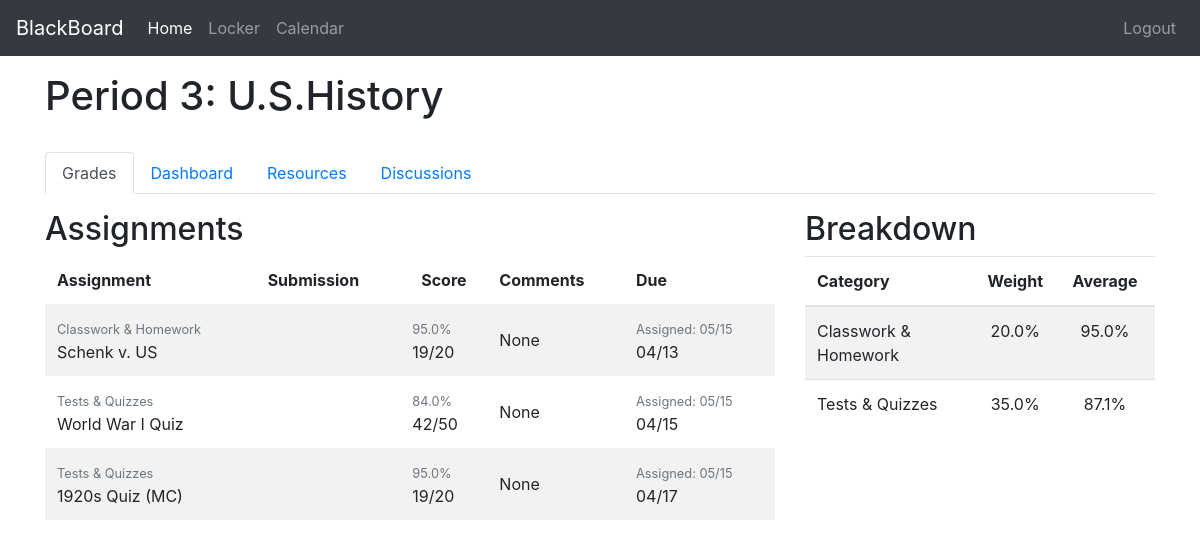
/student/class/grades/f539d41f969241ef9579b24c881683bf (signed in), run on an earlier commit of the app's database.
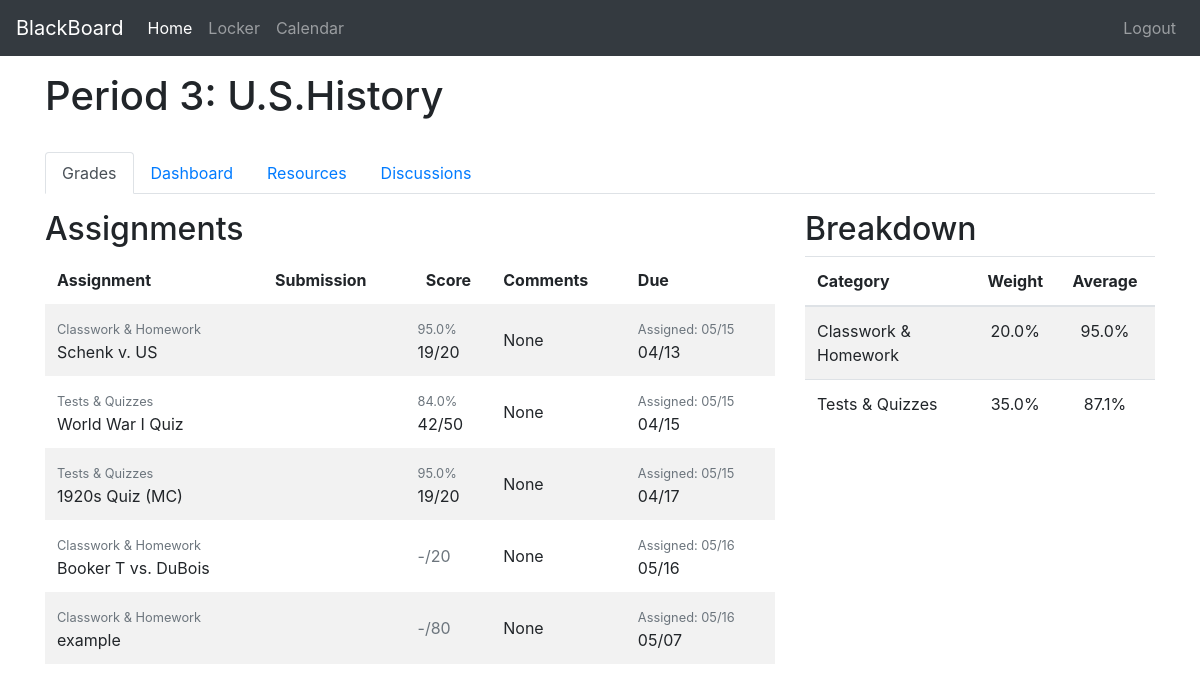
And on a later commit of the database.
### board/models.py (models this page shows, shortened)
class Course(models.Model):
    course_id = models.CharField(max_length=8, primary_key=True)
    course_name = models.CharField(max_length=25)
    class Meta:
        db_table = 'courses'
        order_with_respect_to = 'course_id'

class Assignment(models.Model):
    id = models.UUIDField(primary_key=True, default=uuid.uuid4, editable=False, unique=True)
    assignment_name = models.CharField(max_length=80, unique=False)
    category_id = models.CharField(max_length=100, unique=False)
    assignment_description = models.CharField(max_length=150, unique=False, null=True)
    points = models.IntegerField()
    created = models.DateTimeField(null=True, auto_now=True)
    updated = models.DateTimeField(null=True)
    assigned = models.DateTimeField(null=True)
    due_date = models.DateTimeField(null=True)
    est_completion_time_min = models.IntegerField(null=True, default=None)
    def __str__(self):
        return self.assignment_name
    class Meta:
        db_table = 'assignments'
        order_with_respect_to = 'id'

class Category(models.Model):
    id = models.UUIDField(primary_key=True, default=uuid.uuid4, editable=False, unique=True)
    category_name = models.CharField(max_length=25, unique=False)
    category_description = models.CharField(max_length=150, unique=False, null=True, default=None)
    category_weight = models.DecimalField(decimal_places=3, max_digits=3, null=True)
    def __str__(self):
        return self.category_name
    class Meta:
        db_table = 'categories'

### student/models.py (models this page shows, shortened)
class Submission(models.Model):
    id = models.UUIDField(primary_key=True, default=uuid.uuid4, editable=False, unique=True)
    assignment_id = models.CharField(max_length=100, unique=False)
    enrollment_id = models.CharField(max_length=100, unique=False)
    date_submitted = models.DateTimeField(null=True, default=None)
    score = models.IntegerField(unique=False, null=True, default=None)
    file = models.FileField(upload_to='media/submission_files', null=True, default=None, unique=False)
    comments = models.CharField(max_length=200, null=True, default=None, unique=False)
    cal_event_id = models.CharField(max_length=50, null=True, default=None, unique=False)
    complete = models.BooleanField(null=True, default=False)
    class Meta:
        db_table = 'submissions'
        order_with_respect_to = 'assignment_id'

### student/views.py (the view)
# urls.py: path('class/<str:element>/<str:enrollment_id>', views.klass, name='student-class')
def klass(request, element, enrollment_id):
    if element == 'grades':
        return grades(request, enrollment_id, active=element)
    elif element == 'dashboard':
        return dashboard(request, enrollment_id, active=element)
    elif element == 'resources':
        return resources(request, enrollment_id, active=element)
    elif element == 'discussions':
        return discussions(request, enrollment_id, active=element)

### student/templatetags/student_extras.py (called while the page is built)
@register.filter
def div_perc(num, denom):
    if num and denom:
        return num * 100.0 / denom

@register.filter
def percent(decimal):
    if decimal:
        return decimal * 100

### student/utils.py (called while the page is built)
def letter_grade(percent):
    if percent >= 0.9:
        return 'A'
    elif percent >= 0.8:
        return 'B'
    elif percent >= 0.7:
        return 'C'
    elif percent >= 0.6:
        return 'D'
    else:
        return 'F'

### student/templates/student/grades.html (shortened to what this page needs)
{% extends 'student/class.html' %}
{% load static %}
{% load student_extras %}
{% block css %}
    <link rel="stylesheet" type="text/css" href="{% static 'student/grades.css' %}">
{% endblock%}
{% block content %}
    <div class="row pt-3 justify-content-center">
        {% if assignments %}
            <div class="col-lg-8">
                <h2>Assignments</h2>
                <table class="table table-striped table-borderless border-0"
                data-toggle="table">
                    <thead>
                        <tr>
                            <th>Assignment</th>
                            <th>Submission</th>
                            <th class="text-center" data-sortable="True" data-cell-style="cellStyle">Score</th>
                            <th>Comments</th>
                            <th data-sortable="True">Due</th>
                        </tr>
                    </thead>
                    <tbody>
                        {% for assignment, info in assignments.items %}
                            <tr>
                                <td>
                                    <small class="text-muted">{{ info.0 }}</small> <br>
                                    {{ assignment.assignment_name }}
                                </td>
                                <td>{{ info.1.file }}</td>
                                <td class="align-middle">
                                    {% if info.1.score %}
                                        <small class="text-muted">{{ info.1.score|div_perc:assignment.points|floatformat:1 }}%</small><br>
                                        {{ info.1.score }}/{{ assignment.points }}
                                    {% else %}
                                        <span class="text-muted">-/{{ assignment.points }}</span>
                                    {% endif %}
                                </td>
                                <td class="align-middle">{{ info.1.comments }}</td>
                                <td>
                                    <small class="text-muted">Assigned: {{ assignment.assigned|date:'m/d' }}</small><br>
                                    {{ assignment.due_date|date:'m/d' }}
                                </td>
                            </tr>
                        {% endfor %}
                    </tbody>
                </table>
            </div>
            <div class="col-lg-4">
                <h2>Breakdown</h2>
                <table class="table table-striped">
                    <thead>
                        <tr>
                            <th>Category</th>
                            {% if weighted %}
                                <th class="text-center">Weight</th>
                            {% endif %}
                            <th class="text-center" style="width: 100px">Average</th>
                        </tr>
                    </thead>
                    <tbody>
                        {% for category, percentage_weight in grades.2.items %}
                            <tr>
                                <td title="{{ percentage_weight.1 }}">{{ category.category_name }}</td>
                                {% if weighted %}
                                    <td class="text-center">{{ percentage_weight.1|percent|floatformat:1 }}%</td>
                                {% endif %}
                                <td class="text-center">{{ percentage_weight.0|floatformat:1 }}%</td>
                            </tr>
                        {% endfor %}
                    </tbody>
                </table>
            </div>
        {% else %}
            <div class="col-2 justify-content-center">
                <small class="align-self-center">No assignments to show.</small>
            </div>
        {% endif %}
    </div>
{% endblock %}

### student/templates/student/class.html (shortened to what this page needs)
{% extends 'student/base.html' %}
{% load widget_tweaks %}
{% load static %}
{% block body %}
    <div class="container pt-3">
        <h1>Period {{ period }}: {{ course.course_name }}</h1><br>
        <ul class="nav nav-tabs">
            <li class="nav-item">
                {% if active == 'grades' %}
                    <a class="nav-link active" href="">Grades</a>
                {% else %}
                    <a class="nav-link" href="{% url 'student-class' element='grades' enrollment_id=enrollment_id %}">Grades</a>
                {% endif %}
            </li>
            <li class="nav-item">
                {% if active == 'dashboard' %}
                    <a class="nav-link active" href="">Dashboard</a>
                {% else %}
                    <a class="nav-link" href="{% url 'student-class' element='dashboard' enrollment_id=enrollment_id %}">Dashboard</a>
                {% endif %}
            </li>
            <li class="nav-item">
                {% if active == 'resources' %}
                    <a class="nav-link active" href="">Resources</a>
                {% else %}
                    <a class="nav-link" href="{% url 'student-class' element='resources' enrollment_id=enrollment_id %}">Resources</a>
                {% endif %}
            </li>
            <li class="nav-item">
                {% if active == 'discussions' %}
                    <a class="nav-link active" href="">Discussions</a>
                {% else %}
                    <a class="nav-link" href="{% url 'student-class' element='discussions' enrollment_id=enrollment_id %}">Discussions</a>
                {% endif %}
            </li>
        </ul>
        {% block content %}{% endblock %}
    </div>
{% endblock %}

### student/templates/student/base.html (shortened to what this page needs)
{% load static %}
<!DOCTYPE html>
<html lang="en">
<head>
    <link rel="stylesheet" type="text/css" href="{% static 'board/bootstrap-table-master/dist/bootstrap-table.css' %}">
    <link rel="stylesheet" type="text/css" href="{% static 'board/boot/css/bootstrap.css' %}">
    {% block css %}{% endblock %}
</head>
<body>
    <nav class="navbar navbar-expand-lg navbar-dark bg-dark">
        <a class="navbar-brand" href="#">BlackBoard</a>
        <div class="collapse navbar-collapse" id="navbarSupportedContent">
            <ul class="navbar-nav mr-auto">
                <li class="nav-item active">
                    <a class="nav-link" href="{% url 'student-board' %}">Home <span class="sr-only">(current)</span></a>
                </li>
                <li class="nav-item">
                    <a class="nav-link" href="#">Locker</a>
                </li>
                <li class="nav-item">
                    <a class="nav-link" href="{% url 'student-calendar' %}">Calendar</a>
                </li>
            </ul>
            <ul class="navbar-nav align-content-lg-end">
                <li class="nav-item">
                    <a class="nav-link" href="{% url 'student-logout' %}">Logout</a>
                </li>
            </ul>
        </div>
    </nav>
{% block body %}
{% endblock %}
</body>
</html>

What changed in the data, as far as the page shows it:
added Assignment: category_name "Classwork & Homework", assignment_name "Booker T vs. DuBois", points "20", comments "None", assigned "05/16", due_date "05/16"
added Assignment: category_name "Classwork & Homework", assignment_name "example", points "80", comments "None", assigned "05/16", due_date "05/07"
